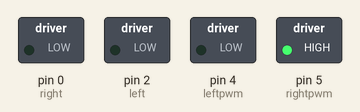
This sketch was run on a simulated Arduino Uno, built with avr-gcc and run on an emulated ATmega328P. Parts: switched loads named in the sketch (green lamp = pin HIGH).

Above: at 3.1 s.
At 6.1 s:
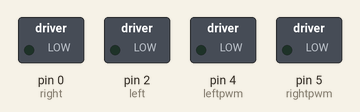
Timing chart, 0 to 7.6 s (numbered marks = the images above):
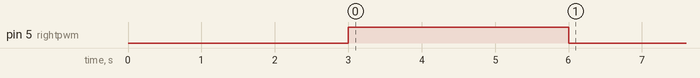

The sketch:

simple_4_wire_motor_test_nodeMCU_ESP8266_motor_drive_board.ino
```cpp
//L298 Driver board, 2 DC motors, 2 PWM pins used

/* By LeRoy Miller, 2017
 *  This is a simple test, will spin the left motor forward
 *  for about 3 seconds, spin the right motor forward for
 *  about 3 seconds, spin the left wheel backward for 3 seconds
 *  and finally spin the right wheel backward for 3 seconds.
 *
 *  PWM is not tested in this sketch but is used to drive the motors
 *  at full speed.
 *
 *  Feel free to use and modify as needed.
 */

int left = 2; //D4
int right = 0; //D3
int leftpwm = 4; //D2
int rightpwm = 5; //D1

int setspeed = 500; //max 1023

void setup() {
  // put your setup code here, to run once:

pinMode(left, OUTPUT);
pinMode(right, OUTPUT);
pinMode(leftpwm, OUTPUT);
pinMode(rightpwm, OUTPUT);

stop();
delay(3000);
backright();
delay(3000);
stop();


}

void loop() {
  // put your main code here, to run repeatedly:


}

void forwardleft() {
  digitalWrite(left, LOW);
  analogWrite(leftpwm, setspeed);

}

void backleft() {
  digitalWrite(left, HIGH);
  digitalWrite(leftpwm, 1023 - setspeed);

}

void backright() {
  digitalWrite(right, LOW);
  digitalWrite(rightpwm, setspeed);
}

void forwardright() {
  digitalWrite(right, HIGH);
  analogWrite(rightpwm, 1023 - setspeed);

}

void backward() {
  digitalWrite(right, LOW);
  analogWrite(rightpwm, setspeed);
  digitalWrite(left, HIGH);
  analogWrite(leftpwm, 1023 - setspeed);
}

void forward() {
  digitalWrite(left, LOW);
  analogWrite(leftpwm, setspeed);
  digitalWrite(right, HIGH);
  analogWrite(rightpwm, 1023 - setspeed);
}

void stop() {
  digitalWrite(right, LOW);
  digitalWrite(left, LOW);
  analogWrite(rightpwm, 0);
  analogWrite(leftpwm, 0);
}
```
